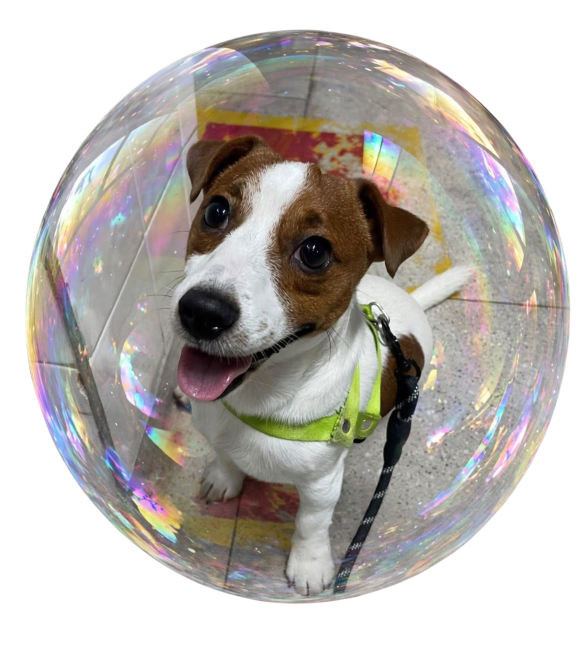
#> input picture work/sprites-raw/WhatsApp_Image_2026-10-09_at_15.48.31.png, 1170 x 1333 px (shown at 1/2 size); its folder holds only this picture in this run
$ python segment.py
#> lines starting #> are read from the running program, lines starting #| are printed output that depends on the picture; after the words box and inside, x2 and y2 are one past the last pixel; in counts of white or black regions, pixels touching at a corner belong together
import os, glob
import numpy as np
from PIL import Image
from scipy import ndimage

RAW = 'work/sprites-raw'
OUT = 'work/segments'
os.makedirs(OUT, exist_ok=True)

for p in sorted(glob.glob(os.path.join(RAW, '*.png'))):
    im = Image.open(p).convert('RGBA')
#> im is the input picture: PIL image 1170x1333 RGBA; mean R, G, B, A 94.2, 89.7, 85.1, 160.2
    a = np.array(im)
    alpha = a[..., 3]
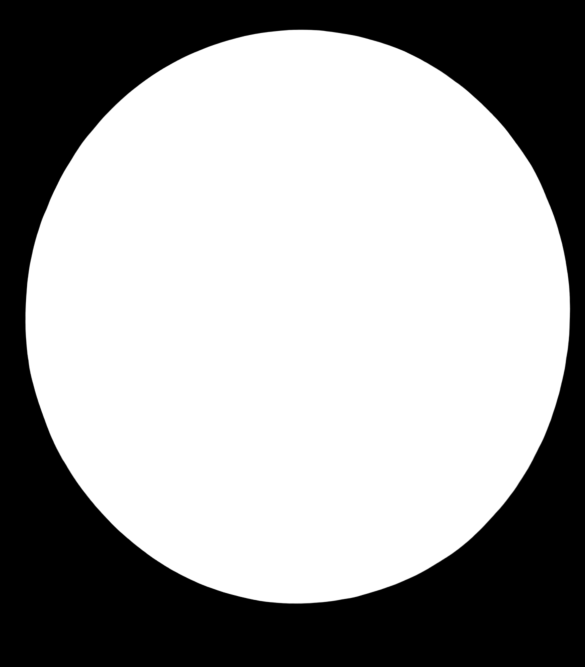
#> alpha: shape (1333, 1170) (shown at 1/2 size); min 0, max 255, mean 160.2
    mask = alpha > 25
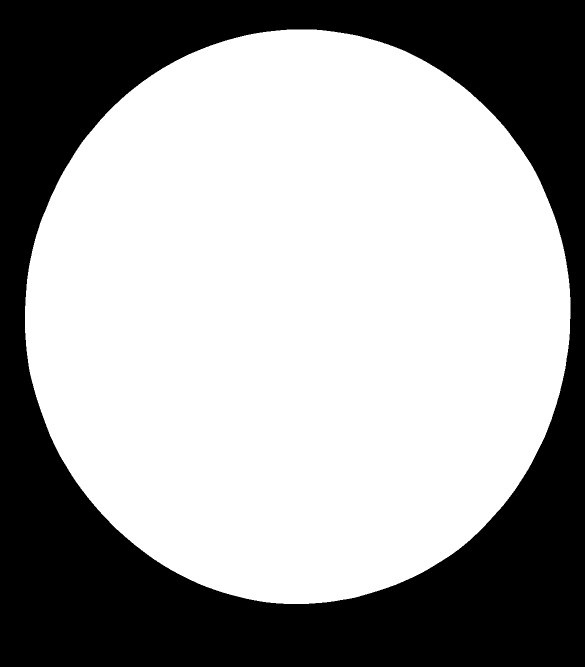
#> mask: shape (1333, 1170) bool (shown at 1/2 size); 63% white; 1 black region, box (x1, y1, x2, y2) and area: (0, 0, 1170, 1333) 576329
    # dilate to merge parts of same character
    md = ndimage.binary_dilation(mask, iterations=18)
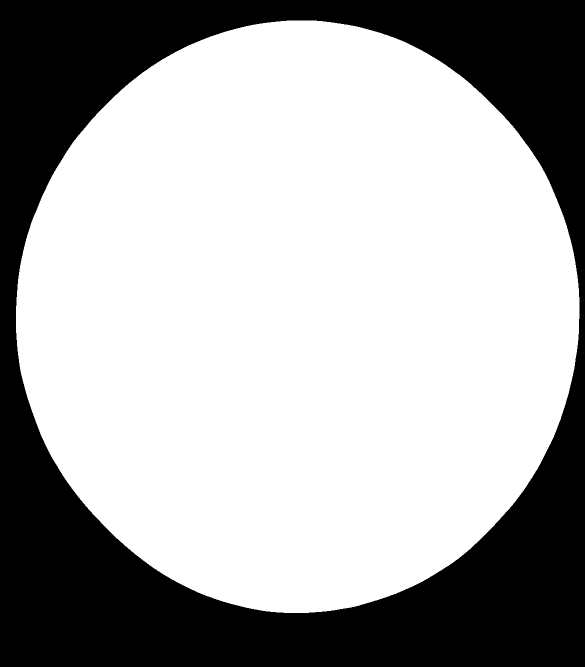
#> md: shape (1333, 1170) bool (shown at 1/2 size); 66.7% white; 1 black region, box (x1, y1, x2, y2) and area: (0, 0, 1170, 1333) 518711
    lab, n = ndimage.label(md)
#> n = 1
    objs = ndimage.find_objects(lab)
#> objs = 1 item
    comps = []
    for i, sl in enumerate(objs, start=1):
        ys, xs = sl
        h = ys.stop - ys.start; w = xs.stop - xs.start
        size = int((lab[sl] == i)[mask[sl]].sum()) if False else int(((lab[sl] == i) & (mask[sl])).sum())
        if size < 4000 or w < 60 or h < 60:
            continue
        comps.append((i, xs.start, ys.start, xs.stop, ys.stop, size))
#> this loop made 1 pass
#> (i, h, w, size) on pass 1: (1, 1185, 1127, 983281)
#> after the loop, comps = [(1, 32, 41, 1159, 1226, 983281)]
    name = os.path.basename(p).replace('.png','')
    print(f'{name}: {len(comps)} components')
#| WhatsApp_Image_2026-10-09_at_15.48.31: 1 components
    # save each component cropped from ORIGINAL image (tight bbox on original mask)
    for ci, (i, x0, y0, x1, y1, size) in enumerate(comps):
        sel = (lab[y0:y1, x0:x1] == i)
        sub_mask = sel & mask[y0:y1, x0:x1]
        ys2, xs2 = np.where(sub_mask)
        tx0, tx1 = xs2.min(), xs2.max()+1
        ty0, ty1 = ys2.min(), ys2.max()+1
        crop = a[ty0:ty1, tx0:tx1].copy()
        # zero out pixels not belonging to this component
        cm = np.zeros(crop.shape[:2], bool)
        cm[ys2 - ty0 + (y0 - y0), xs2 - tx0] = True
        keep = sub_mask[ty0-y0:ty1-y0, tx0-x1+x1*0+0:] if False else None
        # simpler: rebuild keep mask in crop coords
        keep = sub_mask[ty0-y0:ty1-y0, tx0-x0:tx1-x0]
#> (the run stopped early here; a loop or call above may not have finished)

$ run again, on work/sprites-raw/WhatsApp_Image_2026-10-09_at_15.48.31_(6).png
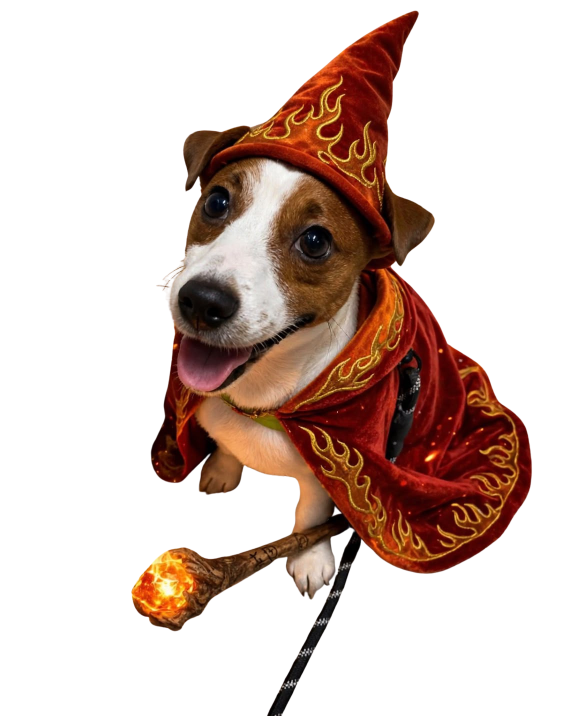
#> input picture work/sprites-raw/WhatsApp_Image_2026-10-09_at_15.48.31_(6).png, 1169 x 1431 px (shown at 1/2 size)
#> im is the input picture: PIL image 1169x1431 RGBA; mean R, G, B, A 39, 20.3, 13.3, 80.4
#> `mask = alpha > 25`:
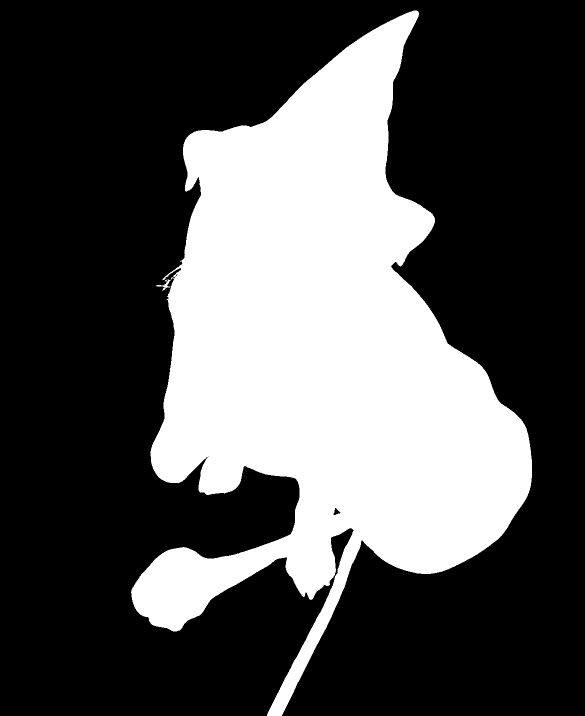
#> mask: shape (1431, 1169) bool (shown at 1/2 size); 31.8% white; 3 white regions (1 under 20 px), largest, box (x1, y1, x2, y2) and area: (262, 21, 1064, 1431) 532197, (312, 559, 341, 582) 176
#> md: shape (1431, 1169) bool; 36.8% white; 1 white region, box (x1, y1, x2, y2) and area: (244, 3, 1082, 1431) 615323
#> n = 1
#> objs = 1 item
#> the loop `for i, sl in enumerate(objs, start=1):` made 1 pass
#> (i, h, w, size) on pass 1: (1, 1428, 838, 532374)
#> after the loop `for i, sl in enumerate(objs, start=1):`: comps = [(1, 244, 3, 1082, 1431, 532374)]
#| WhatsApp_Image_2026-10-09_at_15.48.31_(6): 1 components
